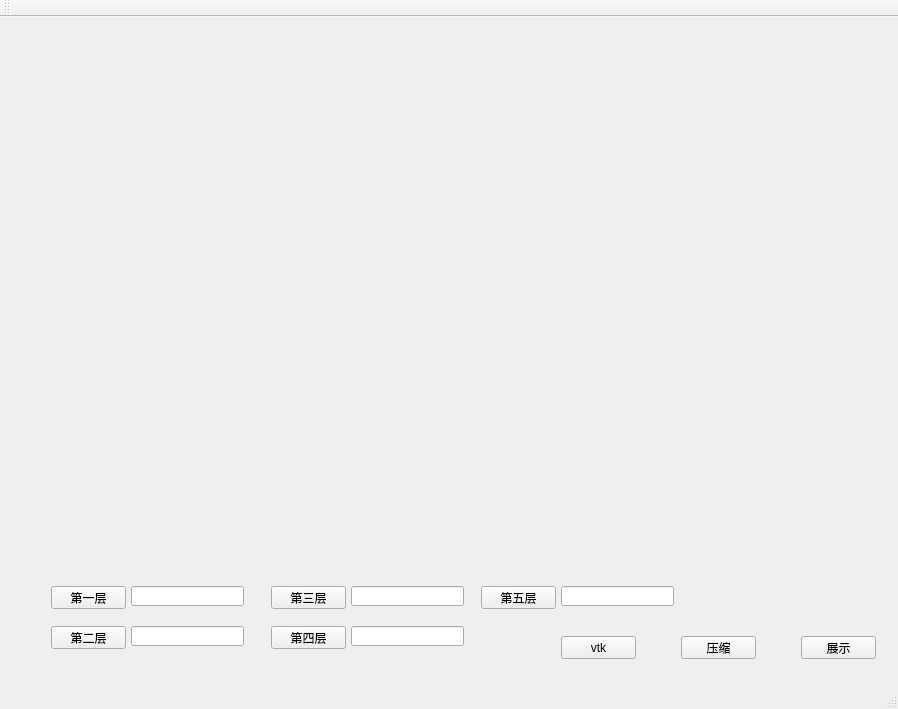
<?xml version="1.0" encoding="UTF-8"?>
<ui version="4.0">
 <class>MainWindow</class>
 <widget class="QMainWindow" name="MainWindow">
  <property name="geometry">
   <rect>
    <x>0</x>
    <y>0</y>
    <width>898</width>
    <height>709</height>
   </rect>
  </property>
  <property name="windowTitle">
   <string>MainWindow</string>
  </property>
  <widget class="QWidget" name="centralWidget">
   <layout class="QVBoxLayout" name="verticalLayout">
    <item>
     <widget class="QVTKWidget" name="vtk" native="true"/>
    </item>
    <item>
     <widget class="QWidget" name="widget_2" native="true">
      <property name="minimumSize">
       <size>
        <width>0</width>
        <height>100</height>
       </size>
      </property>
      <property name="maximumSize">
       <size>
        <width>16777215</width>
        <height>100</height>
       </size>
      </property>
      <widget class="QPushButton" name="btn_compress">
       <property name="geometry">
        <rect>
         <x>670</x>
         <y>60</y>
         <width>75</width>
         <height>23</height>
        </rect>
       </property>
       <property name="text">
        <string>压缩</string>
       </property>
      </widget>
      <widget class="QLineEdit" name="txt_radio_1">
       <property name="geometry">
        <rect>
         <x>120</x>
         <y>10</y>
         <width>113</width>
         <height>20</height>
        </rect>
       </property>
      </widget>
      <widget class="QPushButton" name="btn_view">
       <property name="geometry">
        <rect>
         <x>790</x>
         <y>60</y>
         <width>75</width>
         <height>23</height>
        </rect>
       </property>
       <property name="text">
        <string>展示</string>
       </property>
      </widget>
      <widget class="QPushButton" name="btn_1">
       <property name="geometry">
        <rect>
         <x>40</x>
         <y>10</y>
         <width>75</width>
         <height>23</height>
        </rect>
       </property>
       <property name="text">
        <string>第一层</string>
       </property>
      </widget>
      <widget class="QLineEdit" name="txt_radio_2">
       <property name="geometry">
        <rect>
         <x>120</x>
         <y>50</y>
         <width>113</width>
         <height>20</height>
        </rect>
       </property>
      </widget>
      <widget class="QPushButton" name="btn_2">
       <property name="geometry">
        <rect>
         <x>40</x>
         <y>50</y>
         <width>75</width>
         <height>23</height>
        </rect>
       </property>
       <property name="text">
        <string>第二层</string>
       </property>
      </widget>
      <widget class="QLineEdit" name="txt_radio_3">
       <property name="geometry">
        <rect>
         <x>340</x>
         <y>10</y>
         <width>113</width>
         <height>20</height>
        </rect>
       </property>
      </widget>
      <widget class="QPushButton" name="btn_4">
       <property name="geometry">
        <rect>
         <x>260</x>
         <y>50</y>
         <width>75</width>
         <height>23</height>
        </rect>
       </property>
       <property name="text">
        <string>第四层</string>
       </property>
      </widget>
      <widget class="QLineEdit" name="txt_radio_4">
       <property name="geometry">
        <rect>
         <x>340</x>
         <y>50</y>
         <width>113</width>
         <height>20</height>
        </rect>
       </property>
      </widget>
      <widget class="QPushButton" name="btn_3">
       <property name="geometry">
        <rect>
         <x>260</x>
         <y>10</y>
         <width>75</width>
         <height>23</height>
        </rect>
       </property>
       <property name="text">
        <string>第三层</string>
       </property>
      </widget>
      <widget class="QPushButton" name="btn_5">
       <property name="geometry">
        <rect>
         <x>470</x>
         <y>10</y>
         <width>75</width>
         <height>23</height>
        </rect>
       </property>
       <property name="text">
        <string>第五层</string>
       </property>
      </widget>
      <widget class="QLineEdit" name="txt_radio_5">
       <property name="geometry">
        <rect>
         <x>550</x>
         <y>10</y>
         <width>113</width>
         <height>20</height>
        </rect>
       </property>
      </widget>
      <widget class="QPushButton" name="btn_vtk">
       <property name="geometry">
        <rect>
         <x>550</x>
         <y>60</y>
         <width>75</width>
         <height>23</height>
        </rect>
       </property>
       <property name="text">
        <string>vtk</string>
       </property>
      </widget>
     </widget>
    </item>
   </layout>
  </widget>
  <widget class="QMenuBar" name="menuBar">
   <property name="geometry">
    <rect>
     <x>0</x>
     <y>0</y>
     <width>898</width>
     <height>23</height>
    </rect>
   </property>
  </widget>
  <widget class="QToolBar" name="mainToolBar">
   <attribute name="toolBarArea">
    <enum>TopToolBarArea</enum>
   </attribute>
   <attribute name="toolBarBreak">
    <bool>false</bool>
   </attribute>
  </widget>
  <widget class="QStatusBar" name="statusBar"/>
 </widget>
 <layoutdefault spacing="6" margin="11"/>
 <customwidgets>
  <customwidget>
   <class>QVTKWidget</class>
   <extends>QWidget</extends>
   <header>qvtkwidget.h</header>
   <container>1</container>
  </customwidget>
 </customwidgets>
 <resources/>
 <connections/>
</ui>
